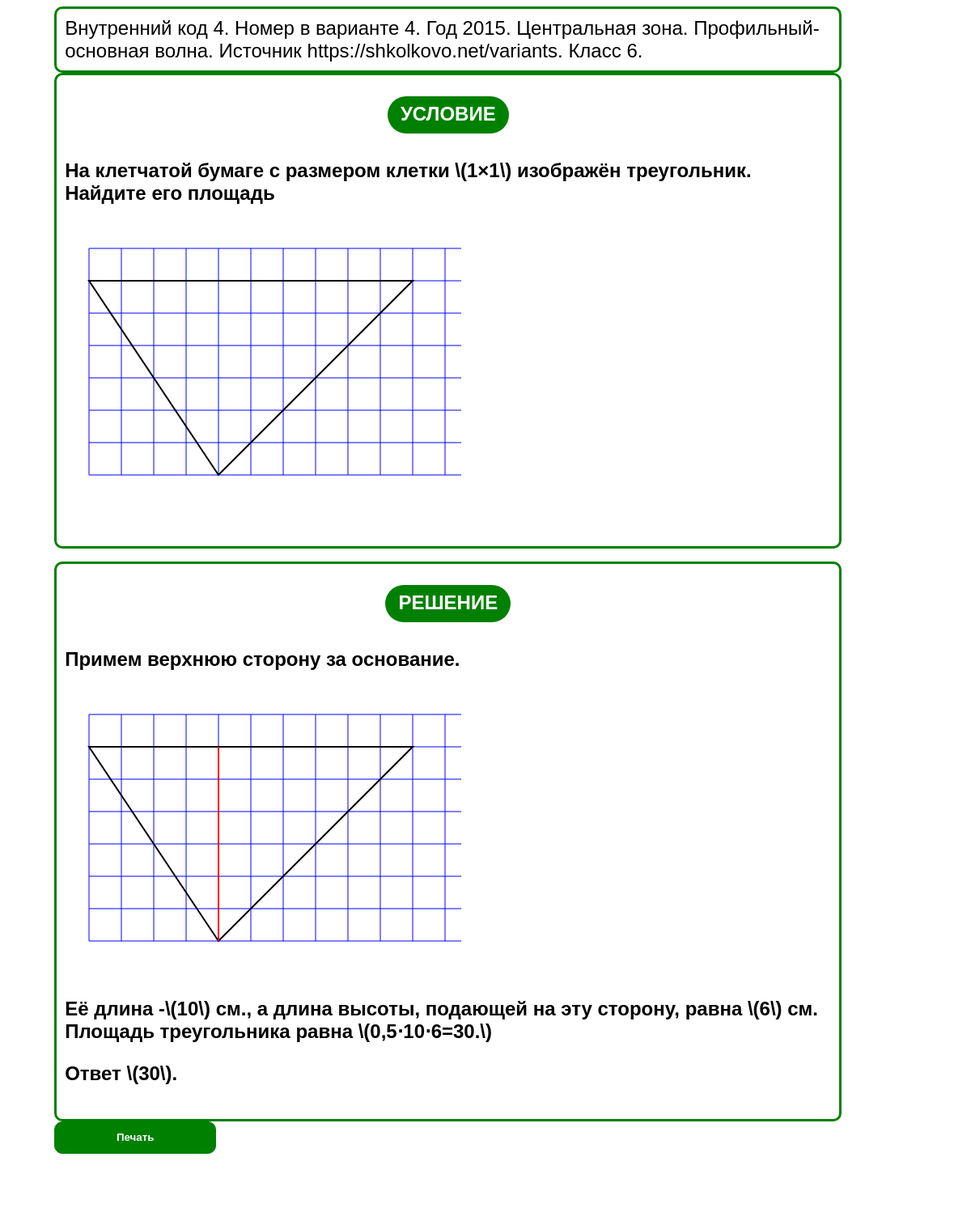
The app's page /task/4/ with its own data.
### main/models.py (models this page shows, shortened)
class Probl(models.Model):
    condition_txt = models.TextField(blank=True, null=True, default='')
    solution_txt = models.TextField(blank=True, null=True, default='')
    hint_txt = models.CharField(max_length=1000, blank=True, null=True, default='')
    complexity = models.IntegerField(blank=True, null=True, default=0)
    topic = models.ForeignKey('topic', on_delete=models.PROTECT, default='')
    result = models.CharField(max_length=200, blank=True, null=True, default='')
    result_full = models.CharField(max_length=200, blank=True, null=True, default='')
    ege = models.IntegerField(blank=True, null=True, default=0)
    place_ege = models.CharField(max_length=100, blank=True, null=True, default='')
    tip_ege = models.IntegerField(blank=True, null=True, default=0)
    gkey = models.CharField(max_length=20, blank=True, null=True, default='')
    number_task = models.IntegerField(blank=True, null=True, default=0)
    variant = models.IntegerField(blank=True, null=True, default=0)
    source = models.CharField(max_length=100, blank=True, null=True, default='')
    name_potok = models.CharField(max_length=50, blank=True, null=True, default='')
    date = models.DateTimeField(blank=True, null=True)
    school_class = models.IntegerField(blank=True, null=True, default=0)
    nopor = models.IntegerField(blank=True, null=True, default=0)
    class Meta:
        verbose_name = 'probl'
        verbose_name_plural = 'probls'

### main/views.py (the view)
# urls.py: path('task/<int:pkk>/', views.task, name='task'),
def task(request, pkk):
    houm = 0
    if "DESKTOP" in socket.gethostname():
        houm = 1
    tsk = Probl.objects.get(pk=pkk)
    tp = Topic.objects.get(pk=tsk.topic_id)
    tsk.ege = tsk.gkey[0:4]
    tsk.place_ege = name_zone(zone(tsk.gkey))
    tsk.name_potok = name_potok(potok(tsk.gkey))
    context = {
        'tp':tp,
        'houm': houm,
        'tsk': tsk
    }
    return render(request, 'main/task.html', context=context)

### main/views.py (called while the page is built)
def zone(gkey):
    if gkey[6] == '_':
        u = gkey[5]
    else:
        u = gkey[5:7]
    return u

def potok(gkey):
    if gkey[6] == '_':
        u = gkey[7]
    else:
        u = gkey[8]
    return u

def name_potok(potokk):
    if potokk == '1':
        np = 'Профильный-основная волна'
    elif potokk == '2':
        np = 'Профильный -досрочная волна'
    elif potokk == '3':
        np = 'Профильный-резервный день основной волны'
    elif potokk == '4':
        np = 'Профильный-резервный день досрочной волны'
    elif potokk == '5':
        np = 'Базовый-основная волна'
    elif potokk == '6':
        np = 'Базовый -досрочная волна'
    elif potokk == '7':
        np = 'Базовый -резервный день основной волны'
    elif potokk == '8':
        np = 'Базовый-резервный день досрочной волны'
    else:
        np = '???'
    return np

def name_zone(zonne):
    if zonne == '1':
        nz = 'Калининградская область'
    elif zonne == '2':
        nz = 'Центральная зона'
    elif zonne == '3':
        nz = 'Урал'
    elif zonne == '5':
        nz = 'Сибирь'
    elif zonne == '9':
        nz = 'Дальный Восток'
    else:
        nz = '???'
    return nz

### main/templates/main/task.html (shortened to what this page needs)
<!doctype html>
<html lang="en" xmlns="http://www.w3.org/1999/html">
<head>
</head>
<body>
 {% autoescape off %}
 <div class="px_l">
    <a>Внутренний код {{tsk.pk}}.</a>
    <a>Номер в варианте {{tsk.number_task}}.</a>
    <a>Год {{tsk.ege}}.</a>
    <a>{{tsk.place_ege}}.</a>
    <a>{{tsk.name_potok}}.</a>
    <a>Источник {{tsk.source}}.</a>
    <a>Класс {{tsk.school_class}}.</a>
</div>
<div class="px_l">
    <div class="header-h1">
     <h1>Условие</h1>
    </div>
    {%if tsk.condition_txt%}
      <h4 align="left"> {{tsk.condition_txt }} </h4>
    {%endif%}
</div>
          <div class="px_l">
              <div class="header-h1">
     <h1>Решение</h1>
    </div>
             <h4 align="left"> {{tsk.solution_txt }} </h4>
           </div>
<div class="btn-group">
 <button style="height:40px;width:200px;border-radius:10px" onclick="window.print()">Печать</button>
</div>
{% endautoescape %}
</body>
</html>

### records on screen
Probl: pk "4", number_task "4", ege "2015", place_ege "Центральная зона", name_potok "Профильный-основная волна", source "https://shkolkovo.net/variants", school_class "6", condition_txt "На клетчатой бумаге с размером клетки \\(1×1\\) изображён треугольник. Найдите его площадь", solution_txt "Примем верхнюю сторону за основание. Её длина -\\(10\\) см., а длина высоты, подающей на эту сторону, равна \\(6\\) см. Площадь треугольника равна \\(0,5⋅10⋅6=30.\\) Ответ \\(30\\)."
